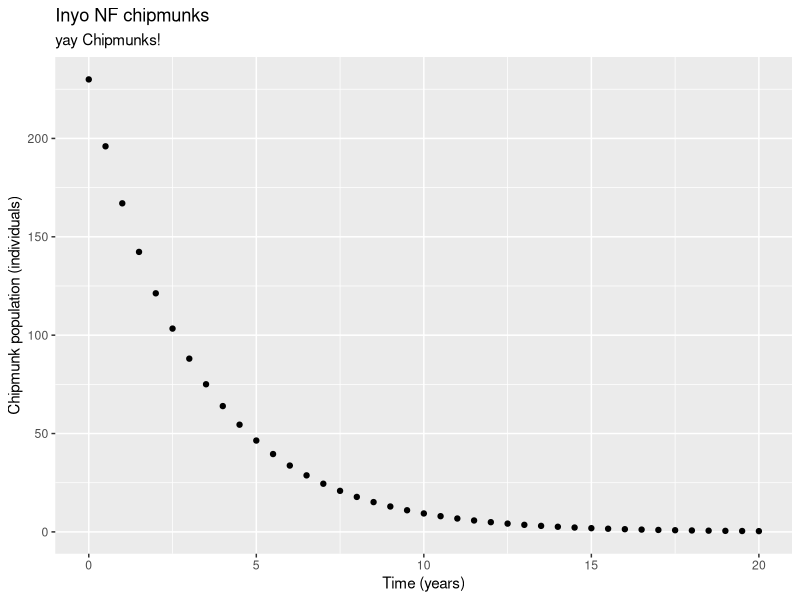

Write the R code that produced this figure.
## ---- chunk 1
knitr::opts_chunk$set(echo = TRUE)

library(tidyverse)
## ---- chunk 2
# Examples of logarithms 

log(4)

exp(5)

# A test of log(). To what power do I have to raise e to get e?

log(exp(1))

## ---- chunk 3
# This is going to be a sequence from 1 to 20, by 1 

ex_1 <- seq(from = 1, to =20, by = 1)

# Vector from 0 to 40 by increments of 0.2

ex_2 <- seq(from = 0, to = 40, by = 0.2)

# Vector from 1 to 5000 by increments of 10 

ex_3 <- seq(from = 1, to = 5000, by = 10)
## ---- chunk 4

pop_logistic <- function(capacity,init_pop, rate, time_yr) {
  
  capacity / (1 + ((capacity - init_pop) / init_pop)) * exp(-rate * time_yr)
}


pop_logistic(capacity = 2580, init_pop = 230, rate = 0.32, time_yr = 2.4)

## ---- chunk 5
# Create a vector of times from 0 to 20 , by 0.5

time_vec <- seq(from = 0, to = 20, by = 0.5)

## ---- chunk 6
chipmunk_pop <- pop_logistic(capacity = 2580, init_pop = 230, rate = 0.32, time_yr = time_vec)

## ---- chunk 7

chipmunk_df <- data.frame(time_vec, chipmunk_pop)

chipmunk_df

## ---- chunk 8
ggplot(data = chipmunk_df, aes(x = time_vec, y = chipmunk_pop)) +
  geom_point() + 
  labs(x = "Time (years)",
       y = "Chipmunk population (individuals)",
       title = "Inyo NF chipmunks",
       subtitle = "yay Chipmunks!")
       


